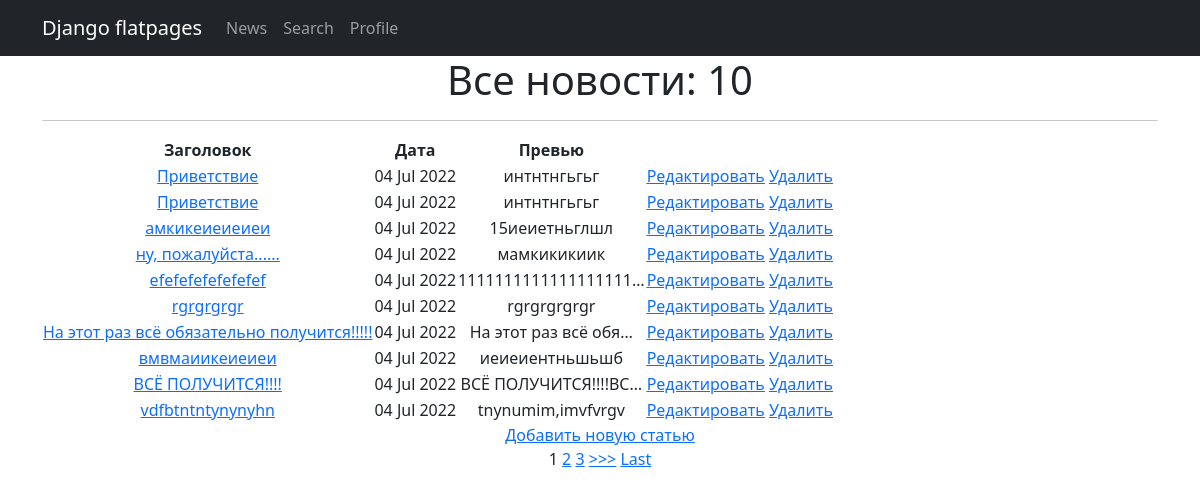
Page /news/ on the committed database.
### news/models.py (models this page shows, shortened)
class Post(models.Model):
    article = 'ar'
    news = 'nw'
    NEWS_POST = [
        (article, 'Статья'),
        (news, 'Новость'),
    ]
    post_author = models.ForeignKey(Author, on_delete=models.CASCADE, verbose_name='Автор')
    news_post = models.CharField(max_length=2, choices=NEWS_POST, default=article)
    post_data = models.DateTimeField(auto_now_add=True)
    header_post = models.CharField(max_length=255)
    text_post = models.TextField()
    rating_post = models.IntegerField(default=0)
    post_category = models.ManyToManyField(Category, through='PostCategory', verbose_name='Категория')

### news/views.py (the view)
# urls.py: path('', NewsList.as_view()),
class NewsList(ListView):
    model = Post
    ordering = '-id'
    template_name = 'news.html'
    context_object_name = 'news'
    paginate_by = 10

### news/templatetags/censor.py (called while the page is built)
@register.filter()
def censor(value):
   badwords = ('Алоха', 'пост', 'метис', 'привет')
   value = value.split()
   for index, word in enumerate(value):
      if any(badword in word for badword in badwords):
         value[index] = word[0] + "".join('*' if c.isalpha() else c for c in word)
         value[index] = value[index].replace('*', '', 1)
   return " ".join(value)

### templates/news.html (shortened to what this page needs)
{% extends 'flatpages/default.html' %}
{% load censor %}
{% block content %}
<h1>Все новости: {{ news|length }}</h1>
<hr>
{% if news %}
      <table>
           <tr>
               <td><b>Заголовок</b></td>
               <td><b>Дата</b></td>
               <td><b>Превью</b></td>
           </tr>
          {% for post in news %}
           <tr>
               <td>
            <a href = "{% url 'news_' post.id %}">{{ post.header_post|censor }}</a></td>
               <td>{{ post.post_data|date:'d M Y'}}</td>
               <td>{{ post.text_post|truncatechars:20|censor }}</td>
               <td><a href="{% url 'edit' post.id %}"><u>Редактировать</u></a>
            <a href="{% url 'delete' post.id %}"><u> Удалить </u></a> </td>
           </tr>
           {% endfor %}
       </table>
   {% else %}
       <h2>Новостей нет!</h2>
   {% endif %}
<a href="{% url 'add' %}">Добавить новую статью</a> <br>
{% if is_paginated %}
    {% for num in page_obj.paginator.page_range %}
        {% if page_obj.number == num %}
            <a>{{ num }}</a>
        {% elif num > page_obj.number|add:'-3' and num < page_obj.number|add:'3' %}
            <a href="?page={{ num }}">{{ num }}</a>
        {% endif %}
    {% endfor %}
    {% if page_obj.has_next %}
        <a href="?page={{ page_obj.next_page_number }}">>>></a>
        <a href="?page={{ page_obj.paginator.num_pages }}">Last</a>
    {% endif %}
{% endif %}
{% endblock content %}

### rows in the picture
Post: header_post|censor "Приветствие", post_data "04 Jul 2022", text_post|censor "интнтнгьгьг"
Post: header_post|censor "Приветствие", post_data "04 Jul 2022", text_post|censor "интнтнгьгьг"
Post: header_post|censor "амкикеиеиеиеи", post_data "04 Jul 2022", text_post|censor "15иеиетньглшл"
Post: header_post|censor "ну, пожалуйста......", post_data "04 Jul 2022", text_post|censor "мамкикикиик"
Post: header_post|censor "efefefefefefefef", post_data "04 Jul 2022", text_post|censor "1111111111111111111…"
Post: header_post|censor "rgrgrgrgr", post_data "04 Jul 2022", text_post|censor "rgrgrgrgrgr"
Post: header_post|censor "На этот раз всё обязательно получится!!!!!", post_data "04 Jul 2022", text_post|censor "На этот раз всё обя…"
Post: header_post|censor "вмвмаиикеиеиеи", post_data "04 Jul 2022", text_post|censor "иеиеиентньшьшб"
Post: header_post|censor "ВСЁ ПОЛУЧИТСЯ!!!!", post_data "04 Jul 2022", text_post|censor "ВСЁ ПОЛУЧИТСЯ!!!!ВС…"
Post: header_post|censor "vdfbtntntynynyhn", post_data "04 Jul 2022", text_post|censor "tnynumim,imvfvrgv"

### other values in the picture
{{ news|length }} "10"
{{ num }} "1"
{{ num }} "2" "3"
